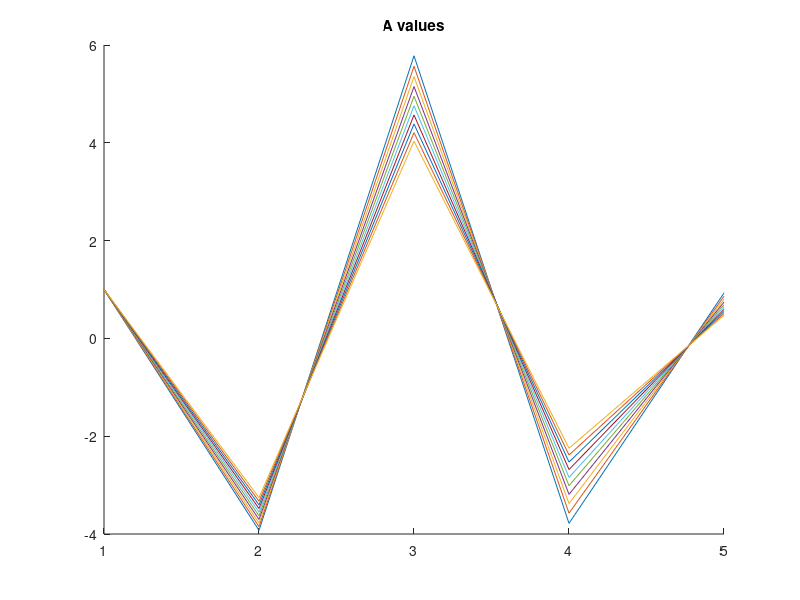
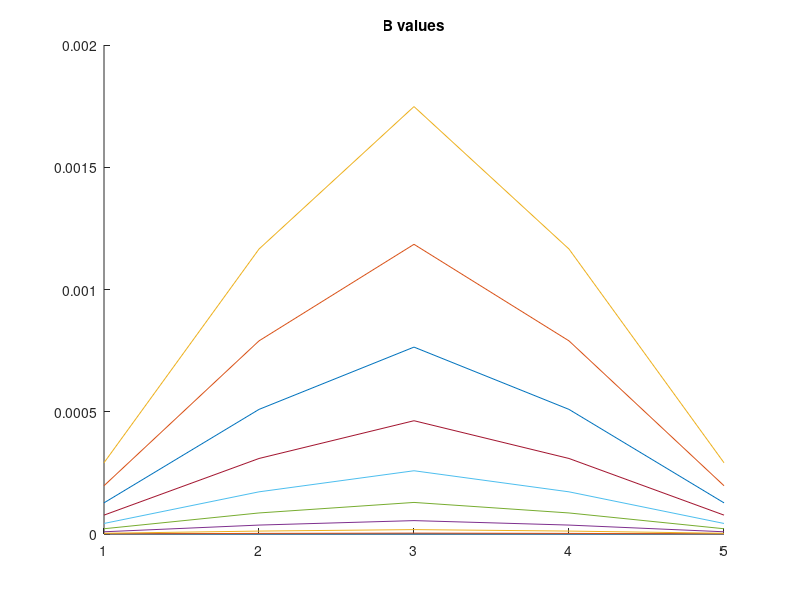

Recreate these plots in MATLAB, in order.

% the A values seem to be linear with the frequency
% the B values look always logarithmic.


freqs=[];
%for n=0:9; freqs=[freqs, 27.5 * 2^n]; end
%for n=1:1000; freqs=[freqs, 20*n]; end
for n=1:100; freqs=[freqs, 200*n]; end

% freqs'

as=[];
bs=[];

for f=freqs; 
  [b,a]=butter(4,f/(44100/2));
  as=[as,a'];
  bs=[bs,b'];
  %printf("%f ",n); 
  
end

freqs;
as 
bs

figure(1);
hold on;
for n=1:10; plot(as(:,n)); end
title("A values")

figure(2);
hold on;
for n=1:10; plot(bs(:,n)); end
title("B values")

% for sweep and Q, a "lattice filter" is the thing to use

% NOTE - the 'latcfilt' function belongs to the signal package 
% from Octave Forge but has not yet been implemented.



